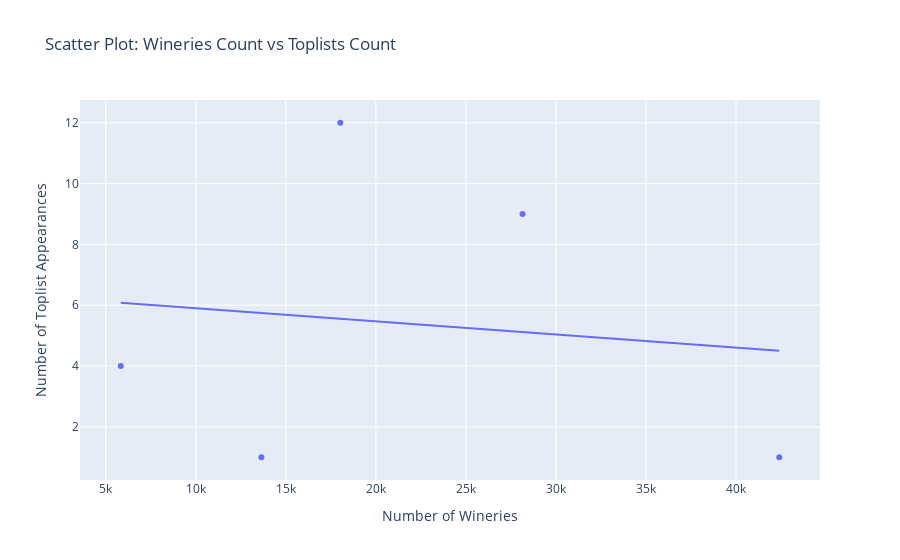

Notebook source saved alongside this figure:
### Code cell
fig1 = px.scatter(df, x='wineries_count', y='toplists_count',
                  title='Scatter Plot: Wineries Count vs Toplists Count',
                  labels={'wineries_count': 'Number of Wineries',
                          'toplists_count': 'Number of Toplist Appearances'},
                  trendline='ols')  # Optional: adds a trendline
fig1.show()

### Figure 1 — Plotly figure (JSON) as saved in the notebook; plotly's stock layout.template omitted (floating-point values rounded to 4 significant figures)
{"data": [{"hovertemplate": "Number of Wineries=%{x}<br>Number of Toplist Appearances=%{y}<extra></extra>", "legendgroup": "", "marker": {"color": "#636efa", "symbol": "circle"}, "mode": "markers", "name": "", "orientation": "v", "showlegend": false, "type": "scatter", "x": [42399, 28145, 18026, 13643, 5834], "xaxis": "x", "y": [1, 9, 12, 1, 4], "yaxis": "y"}, {"hovertemplate": "<b>OLS trendline</b><br>toplists_count = -4.30687e-05 * wineries_count + 6.33069<br>R<sup>2</sup>=0.015268<br><br>Number of Wineries=%{x}<br>Number of Toplist Appearances=%{y} <b>(trend)</b><extra></extra>", "legendgroup": "", "marker": {"color": "#636efa", "symbol": "circle"}, "mode": "lines", "name": "", "showlegend": false, "type": "scatter", "x": [5834, 13643, 18026, 28145, 42399], "xaxis": "x", "y": [6.079, 5.743, 5.554, 5.119, 4.505], "yaxis": "y"}], "layout": {"legend": {"tracegroupgap": 0}, "title": {"text": "Scatter Plot: Wineries Count vs Toplists Count"}, "xaxis": {"anchor": "y", "domain": [0, 1], "title": {"text": "Number of Wineries"}}, "yaxis": {"anchor": "x", "domain": [0, 1], "title": {"text": "Number of Toplist Appearances"}}}}
